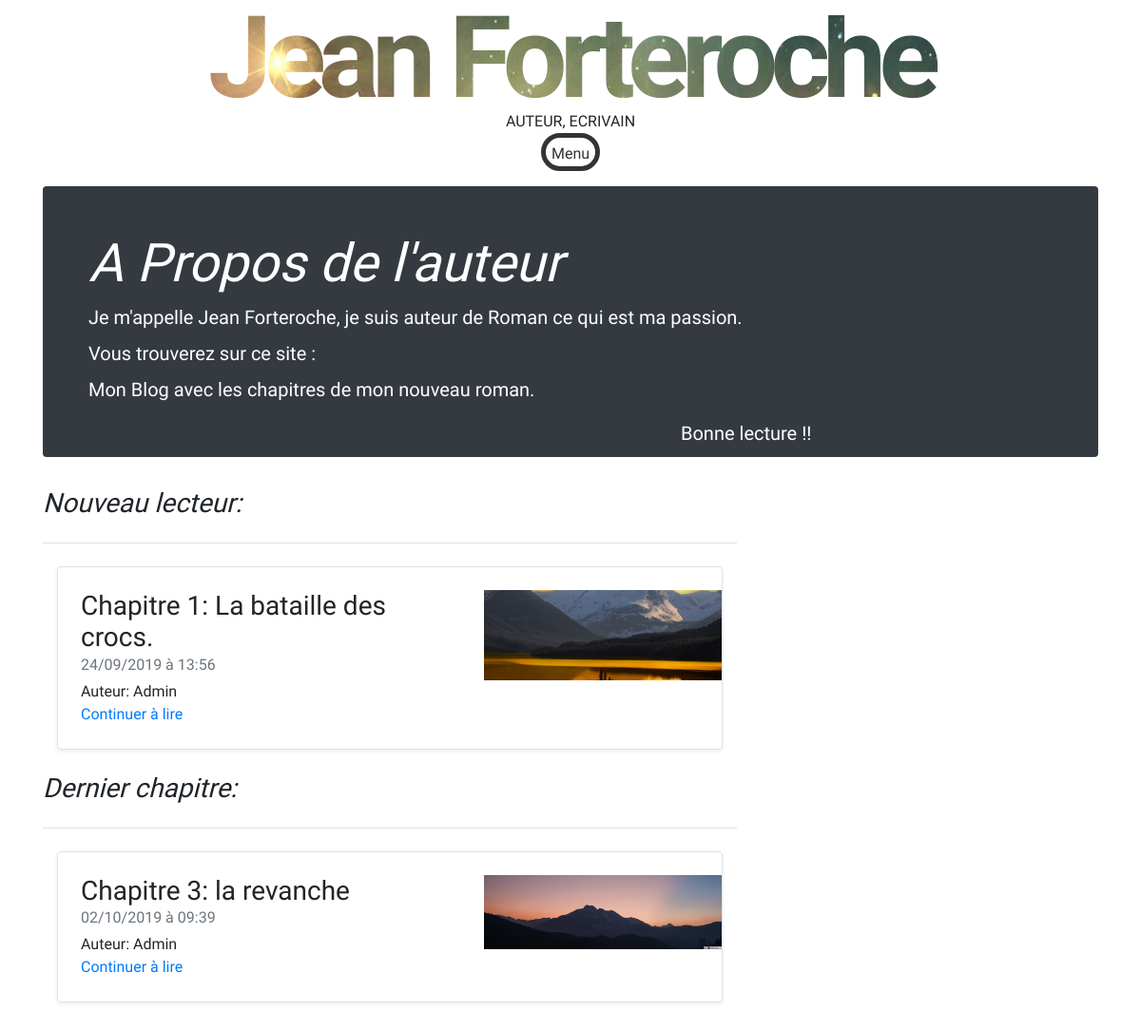
The page / on the database its author committed.
### tables this page shows
CREATE TABLE IF NOT EXISTS `posts` (
  `id` int(11) NOT NULL AUTO_INCREMENT,
  `title` varchar(255) NOT NULL,
  `content` text NOT NULL,
  `name_post` varchar(255) NOT NULL,
  `image_posts` varchar(255) NOT NULL DEFAULT 'post.png',
  `date_posts` datetime NOT NULL,
  `posted` tinyint(1) NOT NULL,
  PRIMARY KEY (`id`)
);

### src/view/View.php (called while the page is built, shortened)
<?php
class View
{
    private function getUrl(string $statement, string $namePage, ?array $datas)
    {
        require_once '../templates/' . $statement . '/' . $namePage . '.php';
    }
    private function getHeader(string $statement, ?array $datas)
    {
        require_once '../templates/' . $statement . '/headerView.php';
    }
    public function getView(string $statement, string $namePage, ?array $datas)
    {
        $this->getUrl($statement, $namePage, $datas);
        require_once '../templates/' . $statement . '/template.php';
    }
}

### src/controller/FrontendController.php (called while the page is built, shortened)
<?php
class FrontendController
{
    public function homeAction(&$session): void
    {
        $postManager = new PostsManager();
        $chapters = $postManager->getLimitedChapters();
        $oldChapter = $postManager->oldLimitedChapter();
        $view = new View;
        $view->getView('frontend', 'homeView', ['chapters' => $chapters, 'oldChapter' => $oldChapter, 'title' => 'Accueil', 'session' => $session]);
    }
}

### src/model/Database.php (called while the page is built, shortened)
<?php
class Database
{
    private static $db = null;
    public static function getDb(): PDO
    {
        if (self::$db === null) {
            self::$db = new PDO(self::DSN, self::USER, self::PASSWORD);
        }
        return self::$db;
    }
}

### src/model/PostsManager.php (called while the page is built, shortened)
<?php
class PostsManager
{
    public function getLimitedChapters(): array
    {
        $sql = "
    SELECT  posts.id,
            posts.title,
            posts.image_posts,
            posts.date_posts,
            posts.content,
            admins.name
    FROM posts
    JOIN admins
    WHERE posted='1'
    ORDER BY date_posts DESC
    LIMIT 0,1
    ";
        $query = Database::getDb()->query($sql);
        $results = $query->fetchAll(PDO::FETCH_OBJ);
        return $results;
    }
    public function oldLimitedChapter(): array
    {
        $sql = "
        SELECT  posts.id,
                posts.title,
                posts.image_posts,
                posts.date_posts,
                posts.content,
                admins.name
        FROM posts
        JOIN admins
        WHERE posts.id=1
        ";
        $query = Database::getDb()->query($sql);
        $results = $query->fetchAll(PDO::FETCH_OBJ);
        return $results;
    }
}

### templates/frontend/homeView.php (the view)
<main role="main" class="container">
    <div class="jumbotron p-4 p-md-5 text-white rounded bg-dark">
        <div class="col-md-9 px-0">
            <h1 class="display-4 font-italic">A Propos de l'auteur</h1>
            <p class="lead my-2">Je m'appelle Jean Forteroche, je suis auteur de Roman ce qui est ma passion.</p>
            <p class="lead my-2">Vous trouverez sur ce site :</p>
            <p class="lead my-2">Mon Blog avec les chapitres de mon nouveau roman.</p>
            <p class="lead my-2 float-right">Bonne lecture !!</p>
        </div>
    </div>
    <div class="row">
        <div class="col-md-8 blog-main">
            <h3 class="pb-4 mb-4 font-italic border-bottom">
                Nouveau lecteur:
            </h3>
            <?php if (isset($datas['oldChapter'])): ?>
            <?php foreach ($datas['oldChapter'] as $oldChapter): ?>
            <div class="col-md-12">
                <div
                    class="row no-gutters border rounded overflow-hidden flex-md-row mb-4 shadow-sm h-md-250 position-relative">
                    <div class="col p-4 d-flex flex-column position-static">
                        <h3 class="mb-0"><?=$oldChapter->title?></h3>
                        <div class="mb-1 text-muted"><?=date("d/m/Y à H:i", strtotime($oldChapter->date_posts))?>
                        </div>
                        <p class="card-text mb-auto">Auteur: <?=$oldChapter->name?></p>
                        <a href="index.php?page=chapter&id=<?=$oldChapter->id?>" class="stretched-link">Continuer à
                            lire</a>
                    </div>
                    <div class="col-auto d-none d-lg-block">
                        <img src="img/chapter/<?=$oldChapter->image_posts?>" width='250px' class="pt-4"
                            alt="<?=$oldChapter->title?>">
                    </div>
                </div>
            </div>
            <?php endforeach;?>
            <?php endif?>
        </div>
    </div>
    <div class="row">
        <div class="col-md-8 blog-main">
            <h3 class="pb-4 mb-4 font-italic border-bottom">
                Dernier chapitre:
            </h3>
            <?php if (isset($datas['chapters'])): ?>
            <?php foreach ($datas['chapters'] as $chapter): ?>
            <div class="col-md-12">
                <div
                    class="row no-gutters border rounded overflow-hidden flex-md-row mb-4 shadow-sm h-md-250 position-relative">
                    <div class="col p-4 d-flex flex-column position-static">
                        <h3 class="mb-0"><?=$chapter->title?></h3>
                        <div class="mb-1 text-muted"><?=date("d/m/Y à H:i", strtotime($chapter->date_posts))?>
                        </div>
                        <p class="card-text mb-auto">Auteur: <?=$chapter->name?></p>
                        <a href="index.php?page=chapter&id=<?=$chapter->id?>" class="stretched-link">Continuer à
                            lire</a>
                    </div>
                    <div class="col-auto d-none d-lg-block">
                        <img src="img/chapter/<?=$chapter->image_posts?>" width='250px' class="pt-4"
                            alt="<?=$chapter->title?>">
                    </div>
                </div>
            </div>
            <?php endforeach;?>
            <?php endif?>
        </div>
    </div>
</main>

### public/css/style.css (style rules this page uses)
html, body { overflow-x: hidden; width: 100%; height: auto; }
body { font-family: 'Raleway', sans-serif; position: relative; padding: 0 1em 3em 1em; }

### rows shown on the page
posts: title "Chapitre 1: La bataille des crocs.", date_posts "24/09/2019 à 13:56", admins.name "Admin", image_posts (picture)
posts: title "Chapitre 3: la revanche", date_posts "02/10/2019 à 09:39", admins.name "Admin", image_posts (picture)
